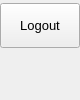
                 <widget class="QFrame" name="extraRightBox">
                  <property name="minimumSize">
                   <size>
                    <width>0</width>
                    <height>0</height>
                   </size>
                  </property>
                  <property name="maximumSize">
                   <size>
                    <width>0</width>
                    <height>16777215</height>
                   </size>
                  </property>
                  <property name="frameShape">
                   <enum>QFrame::NoFrame</enum>
                  </property>
                  <property name="frameShadow">
                   <enum>QFrame::Raised</enum>
                  </property>
                  <layout class="QVBoxLayout" name="verticalLayout_7">
                   <property name="spacing">
                    <number>0</number>
                   </property>
                   <property name="leftMargin">
                    <number>0</number>
                   </property>
                   <property name="topMargin">
                    <number>0</number>
                   </property>
                   <property name="rightMargin">
                    <number>0</number>
                   </property>
                   <property name="bottomMargin">
                    <number>0</number>
                   </property>
                   <item>
                    <widget class="QFrame" name="themeSettingsTopDetail">
                     <property name="maximumSize">
                      <size>
                       <width>16777215</width>
                       <height>3</height>
                      </size>
                     </property>
                     <property name="frameShape">
                      <enum>QFrame::NoFrame</enum>
                     </property>
                     <property name="frameShadow">
                      <enum>QFrame::Raised</enum>
                     </property>
                    </widget>
                   </item>
                   <item>
                    <widget class="QFrame" name="contentSettings">
                     <property name="minimumSize">
                      <size>
                       <width>0</width>
                       <height>0</height>
                      </size>
                     </property>
                     <property name="frameShape">
                      <enum>QFrame::NoFrame</enum>
                     </property>
                     <property name="frameShadow">
                      <enum>QFrame::Raised</enum>
                     </property>
                     <layout class="QVBoxLayout" name="verticalLayout_13">
                      <property name="spacing">
                       <number>0</number>
                      </property>
                      <property name="leftMargin">
                       <number>0</number>
                      </property>
                      <property name="topMargin">
                       <number>0</number>
                      </property>
                      <property name="rightMargin">
                       <number>0</number>
                      </property>
                      <property name="bottomMargin">
                       <number>0</number>
                      </property>
                      <item alignment="Qt::AlignTop">
                       <widget class="QFrame" name="topMenus">
                        <property name="minimumSize">
                         <size>
                          <width>0</width>
                          <height>0</height>
                         </size>
                        </property>
                        <property name="frameShape">
                         <enum>QFrame::NoFrame</enum>
                        </property>
                        <property name="frameShadow">
                         <enum>QFrame::Raised</enum>
                        </property>
                        <layout class="QVBoxLayout" name="verticalLayout_14">
                         <property name="spacing">
                          <number>0</number>
                         </property>
                         <property name="leftMargin">
                          <number>0</number>
                         </property>
                         <property name="topMargin">
                          <number>0</number>
                         </property>
                         <property name="rightMargin">
                          <number>0</number>
                         </property>
                         <property name="bottomMargin">
                          <number>0</number>
                         </property>
                         <item>
                          <widget class="QPushButton" name="btn_logout">
                           <property name="sizePolicy">
                            <sizepolicy hsizetype="Expanding" vsizetype="Fixed">
                             <horstretch>0</horstretch>
                             <verstretch>0</verstretch>
                            </sizepolicy>
                           </property>
                           <property name="minimumSize">
                            <size>
                             <width>0</width>
                             <height>45</height>
                            </size>
                           </property>
                           <property name="font">
                            <font>
                             <pointsize>10</pointsize>
                             <italic>false</italic>
                             <bold>false</bold>
                            </font>
                           </property>
                           <property name="cursor">
                            <cursorShape>PointingHandCursor</cursorShape>
                           </property>
                           <property name="layoutDirection">
                            <enum>Qt::LeftToRight</enum>
                           </property>
                           <property name="styleSheet">
                            <string notr="true">background-image: url(:/icons/images/icons/cil-account-logout.png);</string>
                           </property>
                           <property name="text">
                            <string>Logout</string>
                           </property>
                          </widget>
                         </item>
                        </layout>
                       </widget>
                      </item>
                     </layout>
                    </widget>
                   </item>
                  </layout>
                 </widget>
